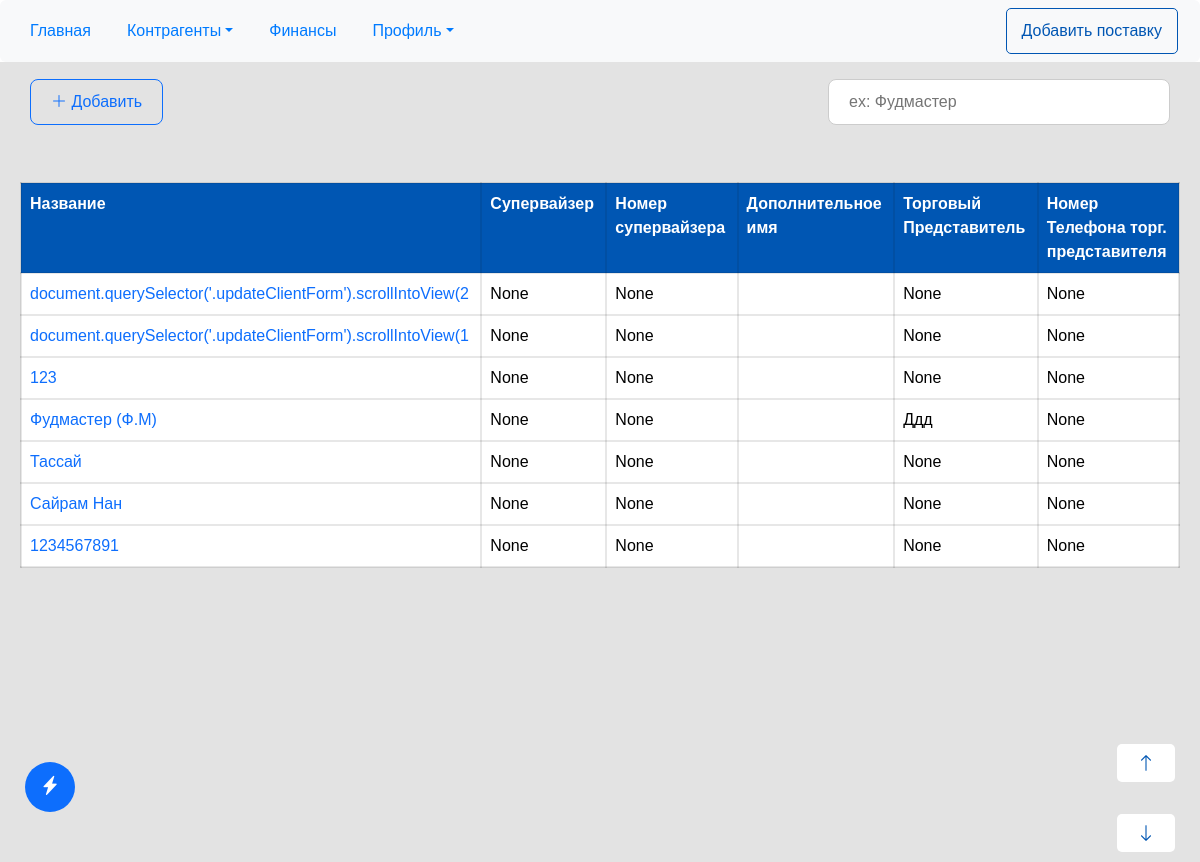
Screenshot of /suppliers/ (signed in) with the database file from the repository.
### sManager/models.py (models this page shows, shortened)
class Supplier(models.Model):
    name = models.CharField('Название', max_length=50)
    supervisor = models.CharField(
        'Супервайзер', max_length=20, blank=True, null=True)
    tel_number_supervisor = models.CharField(
        'Номер Телефона (супервайзер)', max_length=20, blank=True, null=True)
    extra_info = models.TextField('Доп. информация',blank=True, null=True)
    salesman = models.CharField(
        'Торговый Представитель', max_length=20, blank=True, null=True)
    tel_number_salesman = models.CharField(
        'Номер Телефона (торг. представитель)', max_length=20, blank=True, null=True)
    delivery = models.CharField(
        'Доставка', max_length=20, blank=True, null=True)
    tel_number_delivery = models.CharField(
        'Номер Телефона (Доставка)', max_length=20, blank=True, null=True)
    creator = models.ForeignKey(User, on_delete=models.CASCADE)
    published = models.DateTimeField('Время публикации', auto_now=True)
    class Meta:
        verbose_name = 'Поставщика'
        verbose_name_plural = 'Поставщики'

### sManager/views.py (the view)
# urls.py: path('suppliers/', views.SuppliersListView.as_view(), name='suppliers'),
class SuppliersListView(LoginRequiredMixin, ListView):
    template_name = 'sManager/supplier/suppliers.html'
    model = Supplier
    context_object_name = 'suppliers'
    def get_queryset(self) -> QuerySet[Any]:
        return Supplier.objects.filter(
            creator=self.request.user).order_by('-published')

### sManager/templates/sManager/supplier/suppliers.html (shortened to what this page needs)
{% extends 'general/base.html'%}
{% load static%}
{% block content %}
<div class="search-add-line">
    <a class="bi bi-plus-lg" href="{% url 'sManager:supplier-create'%}" style="text-decoration: none; border: 1px solid; text-align: center;"> Добавить</a>
    <input type="search" id="searchInput" spellcheck="false" placeholder="ex: Фудмастер">
</div>
<table id="search-table" class="table table-hover date_group show_group supTable">
    <tr>
        <th>Название</th>
        <th class="secondary-data">Супервайзер</th>
        <th class="secondary-data">Номер супервайзера</th>
        <th class="secondary-data">Дополнительное имя</th>
        <th class="secondary-data">Торговый Представитель</th>
        <th class="secondary-data">Номер Телефона торг. представителя</th>
    </tr>
    {% for supplier in suppliers %}
    <tr id = '{{supplier.id}}' onclick="window.location.href = `edit/${this.id}`">
        <td><a style="text-decoration: none;" href="{% url 'sManager:supplier-edit' supplier.id%}">{{ supplier.name }}</a></td>
        <td class="secondary-data">{{ supplier.supervisor }}</td>
        <td class="secondary-data">{{ supplier.tel_number_supervisor }}</td>
        <td class="secondary-data">{{ supplier.second_name }}</td>
        <td class="secondary-data">{{ supplier.salesman }}</td>
        <td class="secondary-data">{{ supplier.tel_number_salesman }}</td>
        </tr>
        {% empty %}
        <td colspan="6" style="text-align: center; font-size: large; font-weight: bold;">Поставщики еще не добавлены</td>
{% endfor %}
</table>
{% endblock content %}
{% block externals %}
<link rel="stylesheet" href="{% static 'css/sManager/home.css'%}">
{% endblock externals %}

### sManager/templates/general/base.html (shortened to what this page needs)
{% load static%}
<!DOCTYPE html>
<html>
<head>
  <link rel="stylesheet" href="https://cdn.jsdelivr.net/npm/bootstrap-icons@1.10.5/font/bootstrap-icons.css">
  <link rel="stylesheet" href="{% static 'css/general/bootstrap-icons.css'%}">
  <link rel="stylesheet" href="{% static 'css/general/base.css'%}">
  <link rel="stylesheet" href="{% static 'css/general/base_mobile.css'%}" media="screen and (max-width: 700px)">
  <link href="https://cdn.jsdelivr.net/npm/bootstrap@5.3.1/dist/css/bootstrap.min.css" rel="stylesheet"
>
</head>
<body>
  <nav class="navbar navbar-expand-lg bg-body-tertiary rounded" aria-label="Eleventh navbar example">
    <div class="container-fluid">
      <div class="collapse navbar-collapse" id="navbarsExample09">
        <ul class="navbar-nav me-auto mb-2 mb-lg-0">
          <li class="nav-item">
            <a href="{% url 'sManager:home-page'%}" class="nav-link active" aria-current="page">Главная</a>
          </li>
          <li class="nav-item dropdown">
            <a class="nav-link dropdown-toggle" href="#" data-bs-toggle="dropdown" aria-expanded="false">Контрагенты</a>
          </li>
          <li class="nav-item">
            <a href="{% url 'sManager:finance'%}"  class="nav-link">Финансы</a>
          </li>
          <li class="nav-item dropdown">
            <a class="nav-link dropdown-toggle" href="#" data-bs-toggle="dropdown" aria-expanded="false">Профиль</a>
          </li>
        </ul>
        <a type="button" class="create_supply_button" href="{% url 'sManager:create-supply' %}">Добавить
          поставку</a>
      </div>
    </div>
  </nav>
  <div class="container-custom" id="container_id">
<button type="button" class="btn btn-primary" style="width: 50px; height: 50px; display: flex; justify-content: center; align-items: center; border-radius: 50%; font-size: larger; position: fixed; bottom: 50px; left: 20px;" data-bs-toggle="modal" data-bs-target="#staticBackdrop">
  <i class="bi bi-lightning-charge-fill"></i>
</button>
    {% block content%}
    {% endblock content%}
    <button class="button-nav button-up-page bi bi-arrow-up" print_attr="exclude"
      onclick="window.scrollTo(0,0)"></button>
    <button class="button-nav button-down-page bi bi-arrow-down" print_attr="exclude"
      onclick="window.scrollTo(0, document.body.scrollHeight)"></button>
  </div>
  {% block externals %}
  {% endblock externals %}
</body>
</html>

### sManager/static/css/general/base.css (style rules this page uses)
* { font-family: Arial, Helvetica, sans-serif; margin: 0; padding: 0; box-sizing: border-box; }
button:not(.phone_form button, .btn.btn-success) { padding: 10px 20px; margin: 0 5px; border: none; border-radius: 5px; cursor: pointer; font-weight: bold; transition: background-color 0.3s, color 0.3s; }
body { overflow-x: hidden; background-color: #f5f5f5; height: auto; min-width: 100vw; }
nav { background-color: #f8f9fa; display: flex; justify-content: center; padding: 8px; width: 100%; z-index: 2; }
nav a:not(.create_supply_button) { color: #007bff !important; text-decoration: none; padding: 8px 16px; border-radius: 4px; }
nav a:not(.dropdown-menu a) { margin: 0 10px; }
nav a:not(.dropdown a, .create_supply_button):hover { background-color: #0056b3; border-radius: 4px; color: white !important; transition: 1s; }
.container-custom { flex-direction: column; display: flex; width: 100% !important; margin: auto; min-height: 100vh; height: auto; background-color: #e3e3e3; position: relative !important; width: 100%; }
.create_supply_button { display: flex; align-items: center; gap: 10px; padding: 10px 15px; text-decoration: none; border-radius: 5px; color: #0056b3; background-color: transparent; border: 1px solid #0056b3; }
.button-nav { position: fixed; display: flex; align-items: center; justify-content: center; color: #0056b3; background-color: #fff; z-index: 2; font-size: large; font-weight: bold; }
.button-nav.button-up-page { bottom: 80px; right: 20px; }
.button-nav.button-down-page { bottom: 10px; right: 20px; }
table { font-family: Arial, sans-serif; border-collapse: collapse; width: 100%; table-layout: fixed; padding: 20px; }
td, th { text-align: left; padding: 8px; border: 2px solid #12121219 !important; }
th { width: 10%; background-color: #0056b3 !important; color: #fff !important; }
tr { width: 100vw; background-color: #fff; }
tr:nth-child(even) { background-color: #f2f2f2; }

### sManager/static/css/sManager/home.css (style rules this page uses)
.date_group { display: none; }
.show_group { display: block; }
.search-add-line { width:100vw; height: 80px; display: flex; margin: 0 auto; align-items: center; padding: 0 30px; margin-bottom: 20px !important; justify-content: space-between; }
.search-add-line input { padding: 10px 20px; border-radius: 8px; width: 30%; outline: none; border: none; border: 1px solid #ccc; }
.search-add-line a { padding: 10px 20px; border-radius: 8px; }

### sManager/static/css/general/base_mobile.css (style rules this page uses)
.search-add-line input, .search-add-line a { width: 80vw !important; margin-top: 20px; }
.search-add-line { display: flex; flex-direction: column; justify-content: center; align-items: center; margin: 20px auto; }
.container-custom { padding-bottom: 100px; }
td,th { min-width: 250px !important; }
table { overflow-x: scroll !important; }
.secondary-data { display: none; }
.tableSort,.supTable { margin-top: 40px !important; }

### rows the page displays
Supplier: name "document.querySelector('.updateClientForm').scrollIntoView(2", supervisor "None", tel_number_supervisor "None", salesman "None", tel_number_salesman "None"
Supplier: name "document.querySelector('.updateClientForm').scrollIntoView(1", supervisor "None", tel_number_supervisor "None", salesman "None", tel_number_salesman "None"
Supplier: name "123", supervisor "None", tel_number_supervisor "None", salesman "None", tel_number_salesman "None"
Supplier: name "Фудмастер (Ф.М)", supervisor "None", tel_number_supervisor "None", salesman "Ддд", tel_number_salesman "None"
Supplier: name "Тассай", supervisor "None", tel_number_supervisor "None", salesman "None", tel_number_salesman "None"
Supplier: name "Сайрам Нан", supervisor "None", tel_number_supervisor "None", salesman "None", tel_number_salesman "None"
Supplier: name "1234567891", supervisor "None", tel_number_supervisor "None", salesman "None", tel_number_salesman "None"
